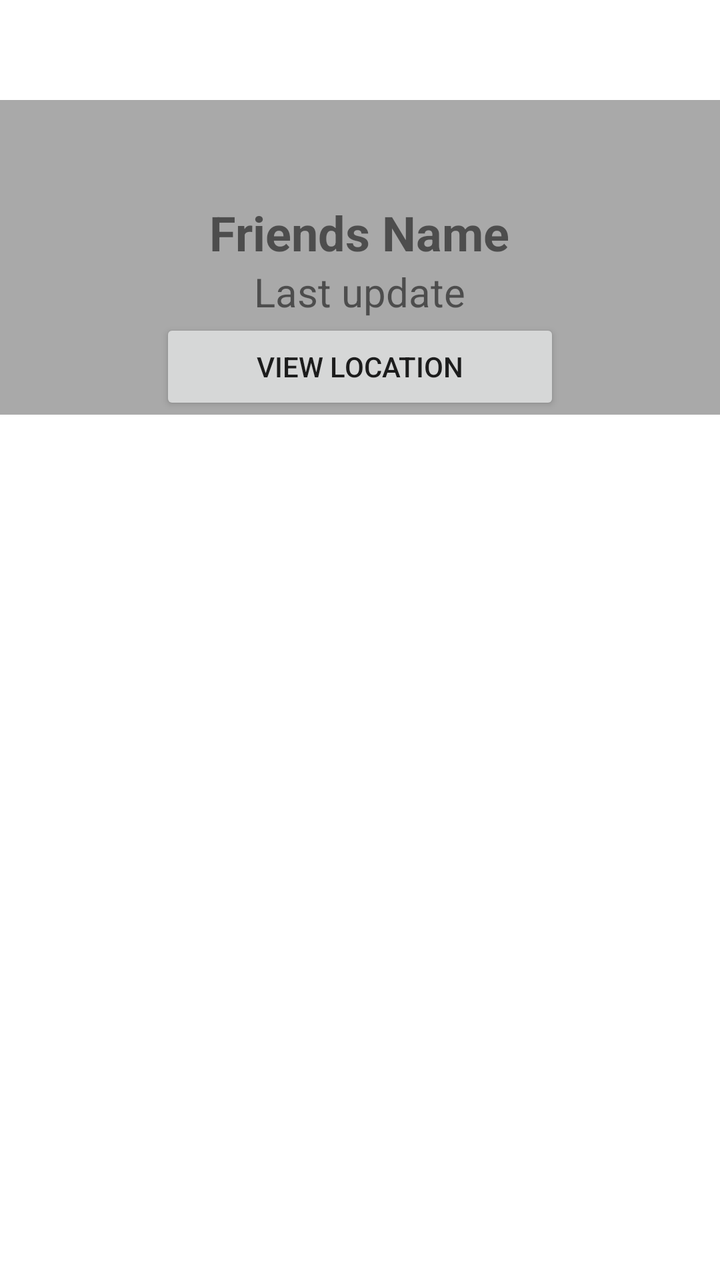
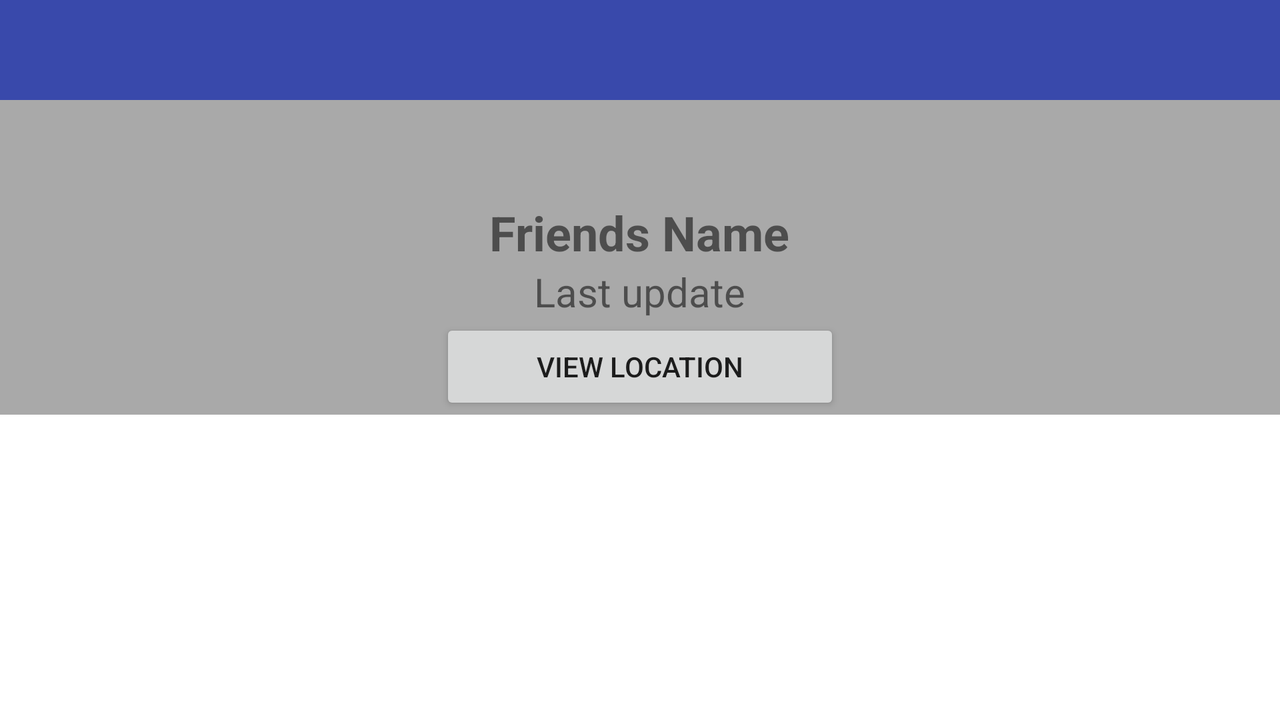

An Android layout and its configuration variant, each rendered on a device that would load it. The default file and the variant file are quoted in full after the pictures.
<!-- AndroidManifest.xml: application theme AppTheme -->
<!-- res/layout/dialog_nearby.xml -->
<?xml version="1.0" encoding="utf-8"?>
<RelativeLayout xmlns:android="http://schemas.android.com/apk/res/android"
    android:id="@+id/contact_view_id"
    android:layout_width="300dp"
    android:layout_height="wrap_content"
    android:layout_gravity="center">


    <LinearLayout
        android:layout_width="match_parent"
        android:layout_height="wrap_content"
        android:layout_alignParentStart="true"
        android:layout_alignParentTop="true"
        android:layout_marginTop="50dp"
        android:background="#A9A9A9"
        android:gravity="center_horizontal"
        android:orientation="vertical">

        <TextView
            android:id="@+id/tvItem_name"
            android:layout_width="wrap_content"
            android:layout_height="wrap_content"
            android:text="Friends Name"
            android:layout_marginTop="50dp"
            android:textSize="24sp"
            android:textStyle="bold" />

        <TextView
            android:id="@+id/tvlastupdate"
            android:layout_width="wrap_content"
            android:layout_height="wrap_content"
            android:text="Last update"
            android:textSize="20sp" />

        <LinearLayout
            android:layout_width="match_parent"
            android:layout_height="wrap_content"
            android:gravity="center"
            android:orientation="vertical">

            <Button
                android:id="@+id/btview_location"
                android:text="View location"
                android:layout_width="200dp"
                android:layout_height="wrap_content" />

        </LinearLayout>


    </LinearLayout>

    <ImageView
        android:id="@+id/friends_img"
        android:layout_width="100dp"
        android:layout_height="100dp"
        android:layout_alignParentTop="true"
        android:layout_centerHorizontal="true"
        android:padding="10dp"
        android:src="@drawable/defaultuser" />

</RelativeLayout>
<!-- resources referenced by this layout -->
<resources>

</resources>
<!-- res/layout-land/dialog_nearby.xml (the author's variant of the layout above) -->
<!-- drawn on the phone turned sideways -->
<?xml version="1.0" encoding="utf-8"?>
<RelativeLayout xmlns:android="http://schemas.android.com/apk/res/android"
    android:id="@+id/contact_view_id"
    android:layout_width="300dp"
    android:layout_height="wrap_content"
    android:layout_gravity="center">

    <include layout="@layout/app_bar_layouts"
        android:id="@+id/nearby_app_bar" />

    <LinearLayout
        android:layout_width="match_parent"
        android:layout_height="wrap_content"
        android:layout_alignParentStart="true"
        android:layout_alignParentTop="true"
        android:layout_marginTop="50dp"
        android:background="#A9A9A9"
        android:gravity="center_horizontal"
        android:orientation="vertical">

        <TextView
            android:id="@+id/tvItem_name"
            android:layout_width="wrap_content"
            android:layout_height="wrap_content"
            android:text="Friends Name"
            android:layout_marginTop="50dp"
            android:textSize="24sp"
            android:textStyle="bold" />

        <TextView
            android:id="@+id/tvlastupdate"
            android:layout_width="wrap_content"
            android:layout_height="wrap_content"
            android:text="Last update"
            android:textSize="20sp" />

        <LinearLayout
            android:layout_width="match_parent"
            android:layout_height="wrap_content"
            android:gravity="center"
            android:orientation="vertical">

            <Button
                android:id="@+id/btview_location"
                android:text="View location"
                android:layout_width="200dp"
                android:layout_height="wrap_content" />

        </LinearLayout>


    </LinearLayout>

    <ImageView
        android:id="@+id/friends_img"
        android:layout_width="100dp"
        android:layout_height="100dp"
        android:layout_alignParentTop="true"
        android:layout_centerHorizontal="true"
        android:padding="10dp"
        android:src="@drawable/defaultuser" />

</RelativeLayout>
<!-- res/layout/app_bar_layouts.xml (included above) -->
<?xml version="1.0" encoding="utf-8"?>
<android.support.v7.widget.Toolbar xmlns:android="http://schemas.android.com/apk/res/android"
    android:id="@+id/main_app_bar"
    android:layout_width="match_parent"
    android:layout_height="wrap_content"
    android:background="@color/colorPrimary"
    android:theme="@android:style/ThemeOverlay.Material.Light">

</android.support.v7.widget.Toolbar>
<!-- resources referenced by the variant -->
<!-- as the phone turned sideways resolves them -->
<resources>
  <color name="colorPrimary">#3949AB</color>
</resources>
